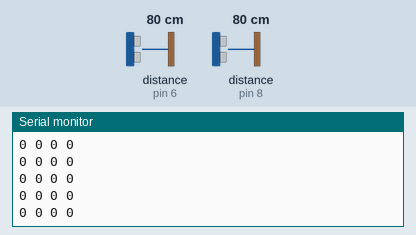
Bench run of a sketch on a simulated Arduino Uno, built with avr-gcc and run on an emulated ATmega328P. On the bench: the last lines printed to the serial monitor. The inputs (shaded band) are chosen by the test bench; at power-on: distance to the obstacle (sensors on pin 6, pin 8) 80 cm. The echo pulse lasts 58.3 µs per cm; storage starts empty.

Above: at 3.6 s.
3.7 s: distance to the obstacle (sensor on pin 6) set to 2 cm
At 3.87 s:
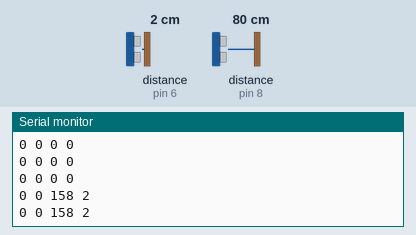
5.2 s: distance to the obstacle (sensor on pin 8) set to 2 cm
At 5.26 s:
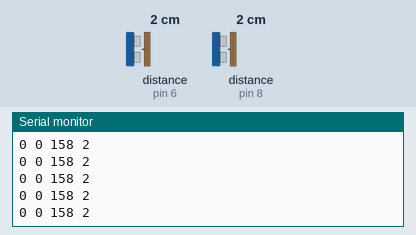
6.7 s: distance to the obstacle (sensor on pin 6) set to 4 cm
At 6.79 s:
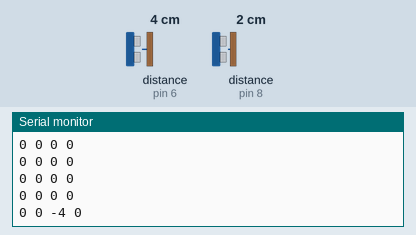
8.2 s: distance to the obstacle (sensor on pin 8) set to 9 cm
At 8.21 s:
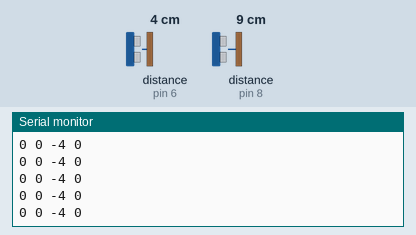
Timing chart, 0 to 10.7 s (numbered marks = the images above; inputs shaded):
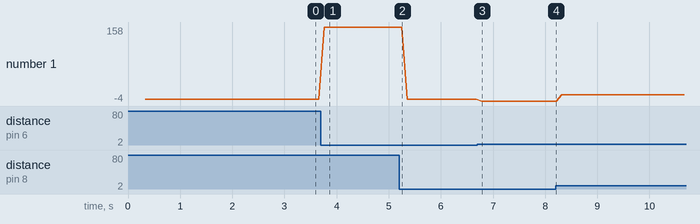

The sketch:

peoplecounter.ino
```cpp
#include <Wire.h>
#include <TimeLib.h>
#include <DS1307RTC.h>
#include <SPI.h>
#include <SD.h>
#include <NewPing.h>

#define SONAR_NUM 2      // Number of sensors.
#define MAX_DISTANCE 200 // Maximum distance (in cm) to ping.
#define WAIT_ANY 0
#define WAIT_POS 1
#define WAIT_NEG 2
#define WAIT_END 3

#define FORWARD 0
#define BACKWARD 1

NewPing sonar[SONAR_NUM] = {   // Sensor object array.
  NewPing(9, 8, MAX_DISTANCE), // Each sensor's trigger pin, echo pin, and max distance to ping.
  NewPing(7, 6, MAX_DISTANCE)
};
int state = WAIT_ANY;
int dir = FORWARD;
int thr = 40;
int offset = 16;
int countend = 0;
int countwait = 0;
int skipwait = 7;
int waitend = 0;

File myFile;

void setup() {
  unsigned long a1, a2;
  long d1, d2, dd, sum;
  Serial.begin(115200);
  while (!Serial) ; // wait for serial
  delay(200);
  Serial.println("People Counter Test");
  Serial.println("-------------------");
  Serial.print("Initializing SD card...");

  if (!SD.begin(4)) {
    Serial.println("initialization failed!");
    while (1);
  }
  Serial.println("initialization done.");

  sum = 0;
  Serial.println("Calibration:");
  for (uint8_t j = 0; j < 20; j++) {
    delay(50);
    a1 = sonar[0].ping_cm();
    delay(50);
    a2 = sonar[1].ping_cm();
    d1 = a1 - a2;
    d2 = a2 - a1;
    dd = d1 - d2;
    sum += dd;
    Serial.print(dd);
    Serial.print(" ");
  }
  Serial.println();
  offset = sum / 20;
  Serial.println(offset);

}

int detectFSM() {
  int personin = 0;
  int personout = 0;
  unsigned long a1, a2;
  long d1, d2, dd;


  delay(50);
  a1 = sonar[0].ping_cm();
  delay(50);
  a2 = sonar[1].ping_cm();

  d1 = a1 - a2;
  d2 = a2 - a1;
  //Serial.print(d1);
  //Serial.print(" ");
  //Serial.print(d2);
  //Serial.print(" ");
  dd = d1 - d2 - offset;

  if (state == WAIT_ANY) {
    if (dd < -thr) {
      state = WAIT_POS;
      dir = FORWARD;
    } else if (dd > thr) {
      state = WAIT_NEG;
      dir = BACKWARD;
    }
  } else if (state == WAIT_NEG) {
    if (dd < -thr) {
      state = WAIT_END;
    } else {
      if (dd > -thr && dd < thr) {
        //Serial.print(" skip pos");
        countwait++;
        if (countwait > skipwait) {
          countwait = 0;
          state = WAIT_ANY;
        }
      } else {
        countwait = 0;
      }
    }
  } else if (state == WAIT_POS) {
    if (dd > thr) {
      state = WAIT_END;
    } else {
      if (dd > -thr && dd < thr) {
        //Serial.print(" skip neg");
        countwait++;
        if (countwait > skipwait) {
          countwait = 0;
          state = WAIT_ANY;
        }
      } else {
        countwait = 0;
      }
    }
  } else if (state == WAIT_END) {
    if (dd < thr && dd > -thr) {
      countend++;
    }
    if (countend > waitend) {
      if (dir == FORWARD) {
        //Serial.println("+1 person");
        personin += 1;
      } else if (dir == BACKWARD) {
        //Serial.println("-1 person");
        personout += 1;
      }

      countend = 0;
      state = WAIT_ANY;
    }
  }

  //Serial.print(countwait);
  //Serial.print(" ");
  //Serial.print(countend);
  //Serial.print("|");
  Serial.print(personin);
  Serial.print(" ");
  Serial.print(personout);
  Serial.print(" ");
  Serial.print(dd);

  Serial.print(" ");
  Serial.print(state);
  Serial.println();
  if (personin > 0) {
    return personin;
  } else if (personout > 0) {
    return -personout;
  }
  return 0;
}

void loop() {
  tmElements_t tm;
  int person = 0;

  while (true) {
    person = detectFSM();
    if (person != 0) break;
  }

  if (RTC.read(tm)) {
    // open the file. note that only one file can be open at a time,
    // so you have to close this one before opening another.
    char fileName[16];
    char timeText[16];
    char dateText[16];
    sprintf(fileName, "%04d%02d%02d.txt", tmYearToCalendar(tm.Year), tm.Month, tm.Day);
    sprintf(dateText, "%04d-%02d-%02d", tmYearToCalendar(tm.Year), tm.Month, tm.Day);
    sprintf(timeText, "%02d:%02d:%02d", tm.Hour, tm.Minute, tm.Second);
    Serial.print(dateText);
    Serial.print(" ");
    Serial.print(timeText);
    Serial.print(" ");
    Serial.println(person);

    myFile = SD.open(fileName, FILE_WRITE);
    // if the file opened okay, write to it:
    if (!myFile) {
      // if the file didn't open, print an error:
      Serial.print("error opening ");
      Serial.println(fileName);
    } else {
      Serial.print("Writing to ");
      Serial.print(fileName);


      myFile.print(dateText);
      myFile.print(" ");
      myFile.print(timeText);
      myFile.print(" ");
      myFile.println(person);

      // close the file:
      myFile.close();
      Serial.println(" - done.");
    }

  } else {
    if (RTC.chipPresent()) {
      Serial.println("The DS1307 is stopped.  Please run the SetTime");
      Serial.println("example to initialize the time and begin running.");
      Serial.println();
    } else {
      Serial.println("DS1307 read error!  Please check the circuitry.");
      Serial.println();
    }
    delay(9000);
  }
  //delay(1000);
}
```

Measured:
- after the input at 3.7 s, the serial monitor: prints a new line after 0.06 s (image 1)
- after the input at 6.7 s, the serial monitor: prints a new line after 0.08 s (image 3)
- plotted number 1: 0 → 158 after the input at 3.7 s, 0 → -4 after the input at 6.7 s, -4 → 10 after the input at 8.2 s
